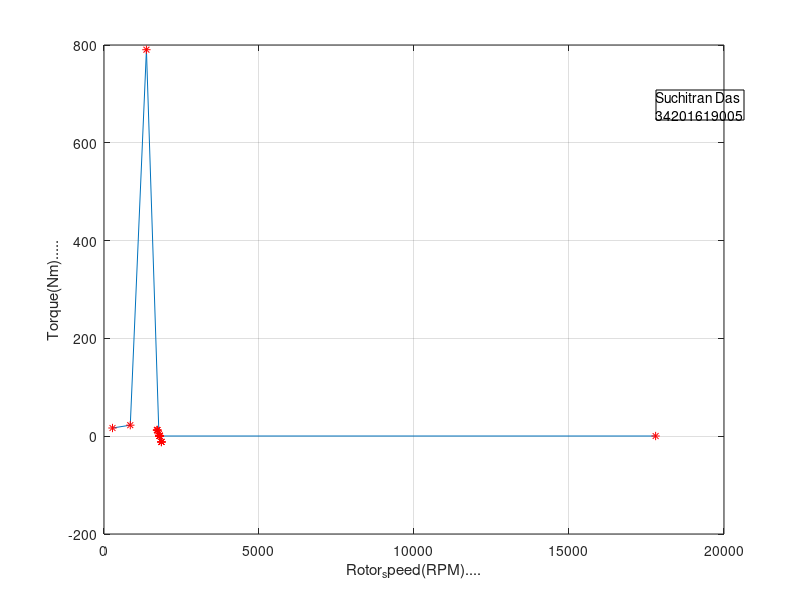

This figure's MATLAB source:
clc;
%clear all;
close all;

Rotor_speed = [274.364,847.660,1368.413,1771.265,1794.118,1794.221,1794.183,1794.180,1852.926,1852.932,1852.908,1852.916,1707.186,1717.735,1720.878,1721.450,1793.768,1794.228,1794.160,1794.155,1794.154,1794.154,1794.154,17794.154];
Torque = [16.766,22.560,790.395,4.761,0.435,0.408,0.435,0.435,-11.727,-11.668,-11.729,-11.722,12.582,12.674,12.440,12.400,0.512,0.425,0.378,0.379,0.379,0.379,0.379,0.379];
plot (Rotor_speed,Torque)
xlabel('Rotor_speed(RPM)....');
ylabel('Torque(Nm).....');
hold on
plot (Rotor_speed,Torque,'r*');
dim = [0.82,0.8,0.1,0.1]; 
str = {'Suchitran Das','34201619005'}; 
annotation ('textbox' , dim , 'String' , str, 'FitBoxToText' , 'on');
grid on;
%grid minor;
